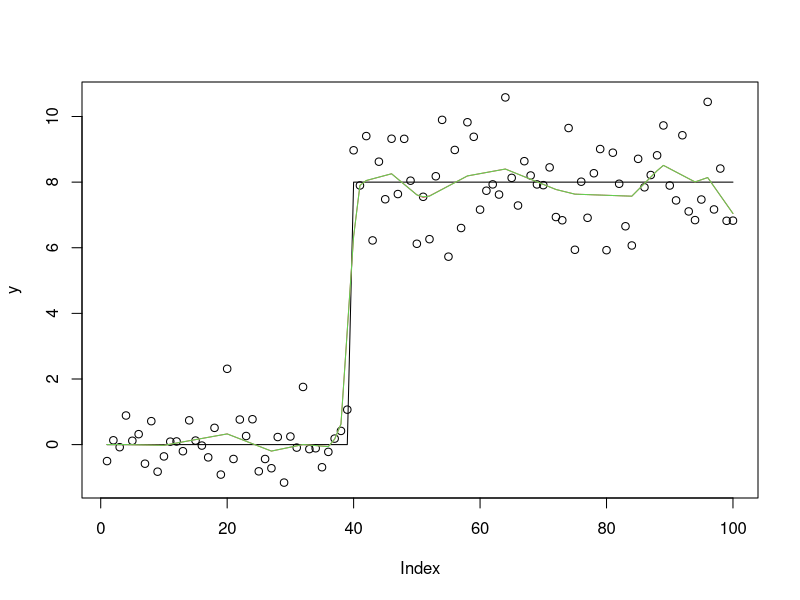
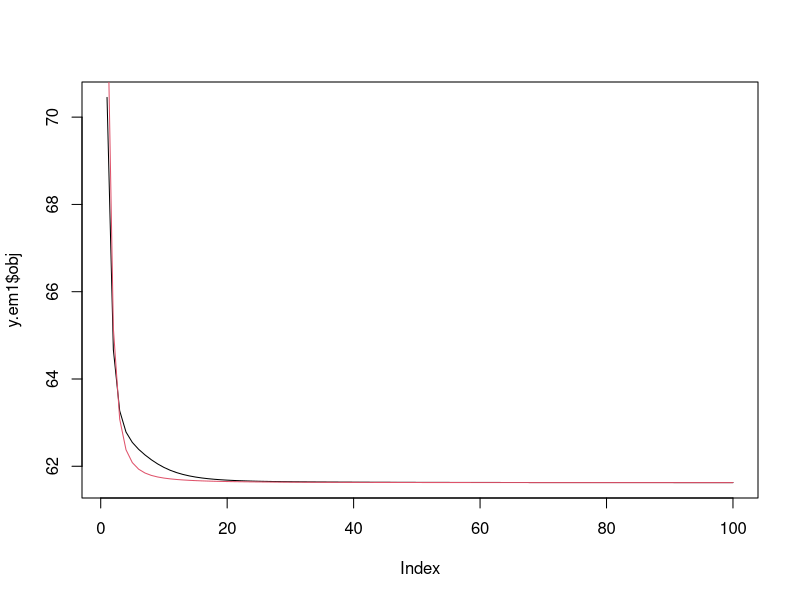
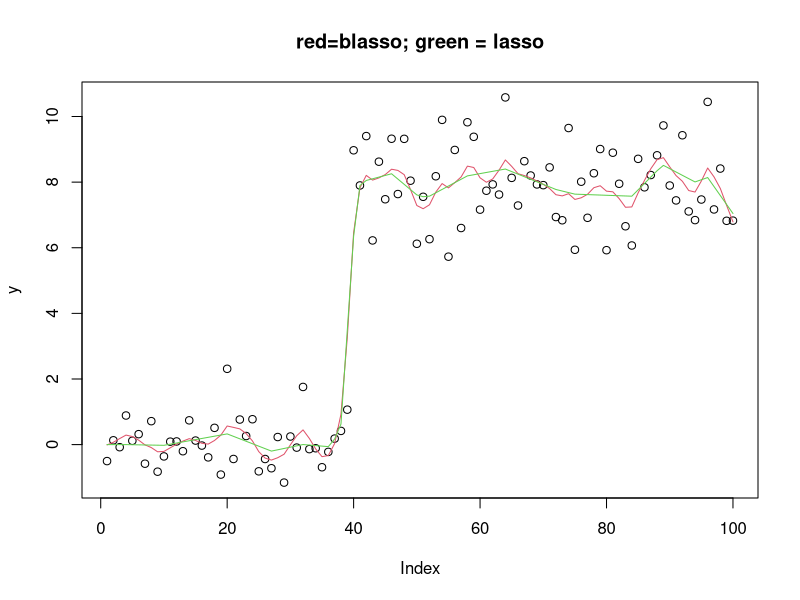
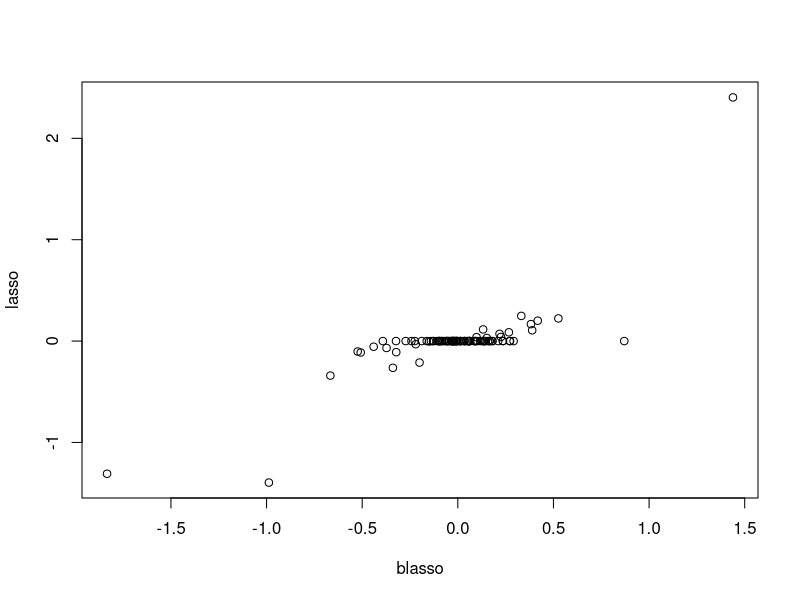
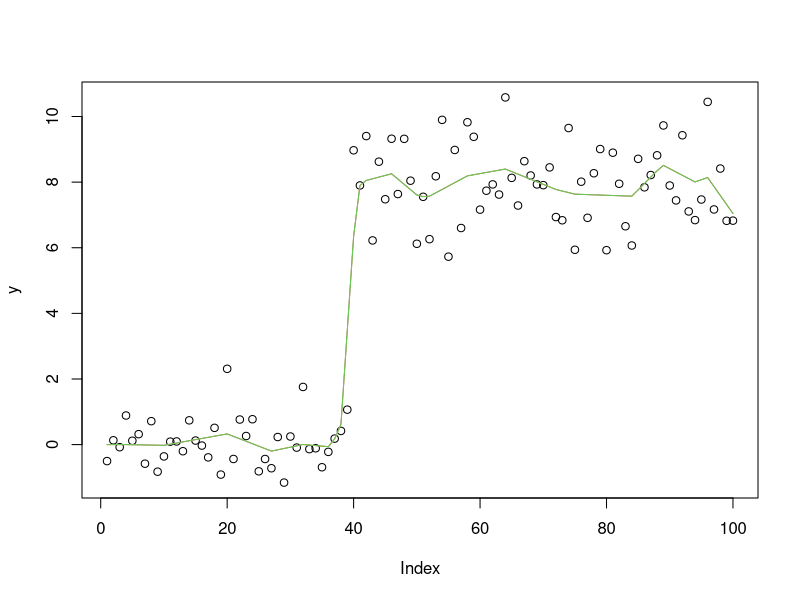
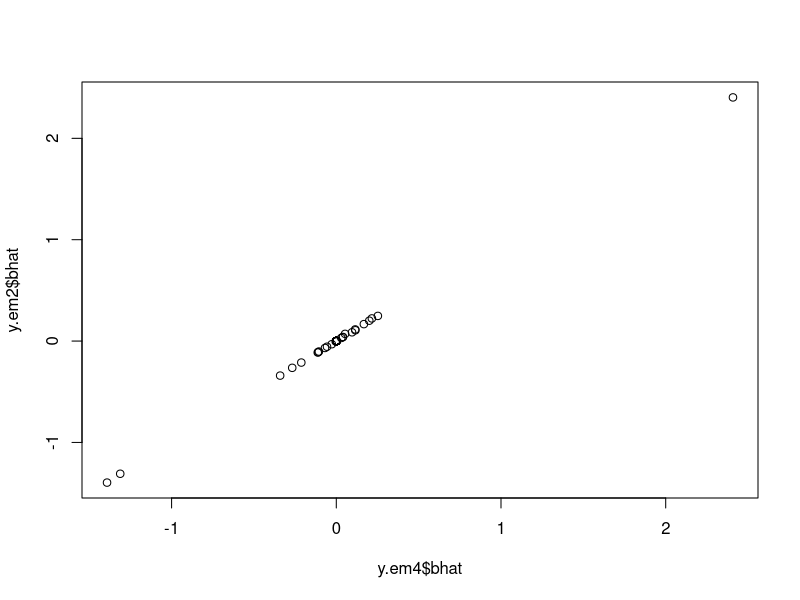
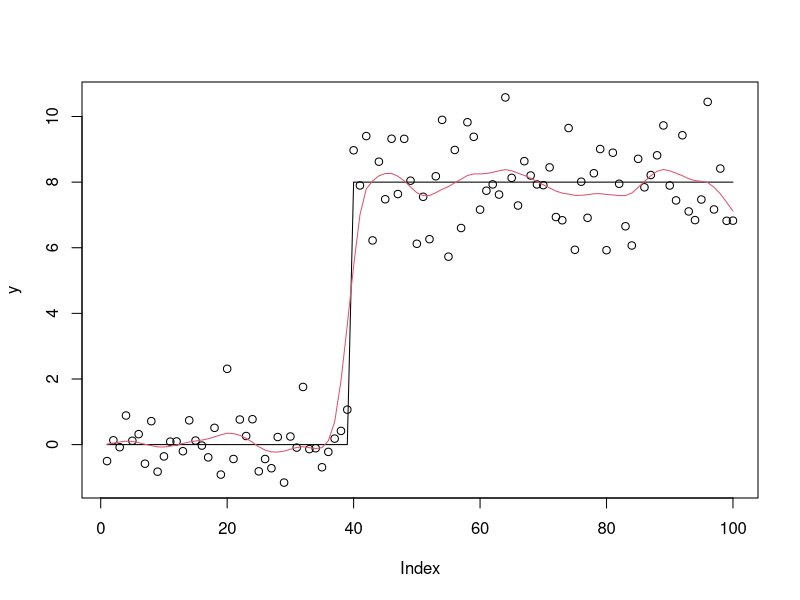
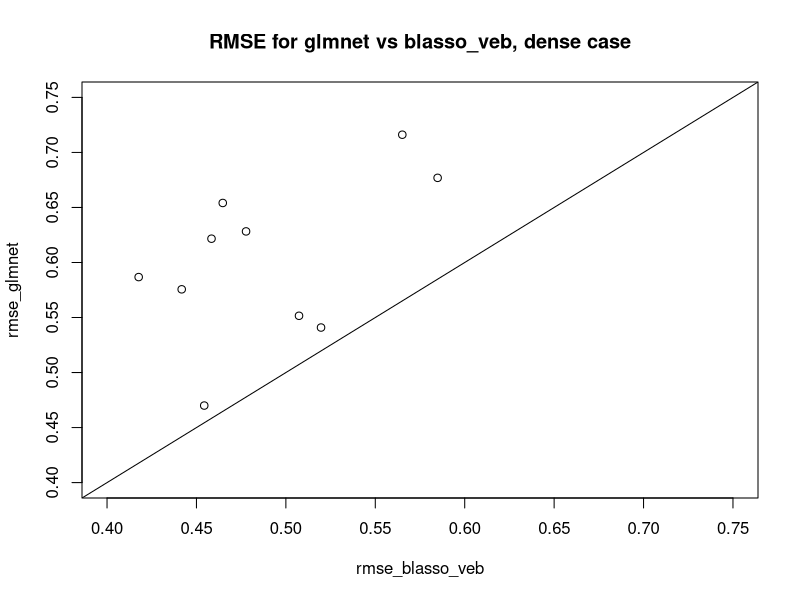

These charts were generated, in order, by the following R code:
## ---- chunk 1
# see objective computation for scaling of eta and residual variance s2
lasso_em = function(y,X,b.init,s2=1,eta=1,niter=100){
  n = nrow(X)
  p = ncol(X)
  b = b.init # initiolize
  XtX = t(X) %*% X
  Xty = t(X) %*% y
  obj = rep(0,niter)
  for(i in 1:niter){
    W =  diag(as.vector((1/abs(b)) * sqrt(2/eta)))
    V = chol2inv(chol(s2*W + XtX))
    b = V %*% Xty
    
    # the computation here was intended to avoid 
    # infinities in the weights by working with Winv
    # could improve this...
    # Winv_sqrt = diag(as.vector(sqrt(abs(b) * sqrt(eta/2))))
    # V = chol2inv(chol(diag(s2,p) + Winv_sqrt %*% XtX %*% Winv_sqrt))
    # b = Winv_sqrt %*% V %*% Winv_sqrt %*% Xty
    
    r =  (y - X %*% b)
    obj[i] = (1/(2*s2)) * (sum(r^2)) + sqrt(2/eta)*(sum(abs(b)))
  }
  return(list(bhat=b, obj=obj))
}
## ---- chunk 2
set.seed(100)
sd = 1
n = 100
p = n
X = matrix(0,nrow=n,ncol=n)
for(i in 1:n){
  X[i:n,i] = 1:(n-i+1)
}
#X = X %*% diag(1/sqrt(colSums(X^2)))

btrue = rep(0,n)
btrue[40] = 8
btrue[41] = -8
y = X %*% btrue + sd*rnorm(n)

plot(y)
lines(X %*% btrue)

y.em1 = lasso_em(y,X,b.init = rnorm(100),1,1,100)
lines(X %*% y.em1$bhat,col=2)

y.em2 = lasso_em(y,X,b.init = rnorm(100),1,1,100)
lines(X %*% y.em2$bhat,col=3)


## ---- chunk 3
plot(y.em1$obj,type="l")
lines(y.em2$obj,col=2)
## ---- chunk 4
# see objective computation for scaling of eta and residual variance s2
# if compute_mode=TRUE we have the regular LASSO
blasso_em = function(y,X,b.init,s2=1,eta=1,niter=100,compute_mode=FALSE){
  n = nrow(X)
  p = ncol(X)
  b = b.init # initiolize
  XtX = t(X) %*% X
  Xty = t(X) %*% y
  obj = rep(0,niter)
  EB = rep(1,p)
  varB = rep(1,p)
  
  for(i in 1:niter){
    W = as.vector(1/sqrt(varB + EB^2) * sqrt(2/eta))
     
    V = chol2inv(chol(XtX+ diag(s2*W))) 
    Sigma1 = s2*V  # posterior variance of b
    varB = diag(Sigma1)  
    if(compute_mode){
      varB = rep(0,p)
    }
    mu1 = as.vector(V %*% Xty) # posterior mean of b
    EB = mu1
  }
  return(list(bhat=EB))
}
## ---- chunk 5
y.em3 = blasso_em(y,X,b.init = rnorm(100),1,1,100)
plot(y,main="red=blasso; green = lasso")
lines(X %*% y.em3$bhat,col=2)
lines(X %*% y.em2$bhat,col=3)
plot(y.em3$bhat,y.em2$bhat, xlab="blasso",ylab="lasso")
## ---- chunk 6
y.em4 = blasso_em(y,X,b.init = rnorm(100),1,1,100,compute_mode=TRUE)
plot(y)
lines(X %*% y.em4$bhat,col=2)
lines(X %*% y.em2$bhat,col=3)
plot(y.em4$bhat,y.em2$bhat)
## ---- chunk 7
calc_s2hat = function(y,X,XtX,EB,EB2){
  n = length(y)
  Xb = X %*% EB
  s2hat = as.numeric((1/n)* (t(y) %*% y - 2*sum(y*Xb) + sum(XtX * EB2)))
}

# see objective computation for scaling of eta and residual variance s2
# if compute_mode=TRUE we have the regular LASSO
blasso_veb = function(y,X,b.init,s2=1,eta=1,niter=100){
  n = nrow(X)
  p = ncol(X)
  b = b.init # initiolize
  XtX = t(X) %*% X
  Xty = t(X) %*% y
  obj = rep(0,niter)
  EB = rep(1,p)
  EB2 = diag(p)
  
  for(i in 1:niter){
    W = as.vector(1/sqrt(diag(EB2) + EB^2) * sqrt(2/eta))
     
    V = chol2inv(chol(XtX+ diag(s2*W))) 
    Sigma1 = s2*V  # posterior variance of b
    varB = diag(Sigma1)
   
    mu1 = as.vector(V %*% Xty) # posterior mean of b
    EB = mu1
    EB2 = Sigma1 + outer(mu1,mu1)
    
    eta = mean(sqrt(diag(EB2))*sqrt(eta/2) + eta/2)
    s2 = calc_s2hat(y,X,XtX,EB,EB2)
  }
  return(list(bhat=EB,eta=eta,s2 = s2))
}
## ---- chunk 8
set.seed(100)
sd = 1
n = 100
p = n
X = matrix(0,nrow=n,ncol=n)
for(i in 1:n){
  X[i:n,i] = 1:(n-i+1)
}
#X = X %*% diag(1/sqrt(colSums(X^2)))

btrue = rep(0,n)
btrue[40] = 8
btrue[41] = -8
y = X %*% btrue + sd*rnorm(n)

plot(y)
lines(X %*% btrue)

y.veb = blasso_veb(y,X,b.init = rnorm(100),1,1,100)
lines(X %*% y.veb$bhat,col=2)
## ---- chunk 9
  library(glmnet)
  set.seed(123)
  n <- 50
  p <- 100
  p_causal <- 50 # number of causal variables (simulated effects N(0,1))
  pve <- 0.95
  nrep = 10
  rmse_blasso_veb = rep(0,nrep)
  rmse_glmnet = rep(0,nrep)
  
  for(i in 1:nrep){
    sim=list()
    sim$X =  matrix(rnorm(n*p),nrow=n)
  
    B <- rep(0,p)
    causal_variables <- sample(x=(1:p), size=p_causal)
    B[causal_variables] <- rnorm(n=p_causal, mean=0, sd=1)

    sim$B = B
    sim$Y = sim$X %*% sim$B
    E = rnorm(n,sd = sqrt((1-pve)/(pve))*sd(sim$Y))
    sim$Y = sim$Y + E
  
    fit_blasso_veb <- blasso_veb(sim$Y,sim$X,b.init=rep(0,p))

    fit_glmnet <- cv.glmnet(x=sim$X, y=sim$Y, family="gaussian", alpha=1, standardize=FALSE)
  
   
    rmse_blasso_veb[i] = sqrt(mean((sim$B-fit_blasso_veb$bhat)^2))
    rmse_glmnet[i] = sqrt(mean((sim$B-coef(fit_glmnet)[-1])^2))
    
  }
  
  plot(rmse_blasso_veb,rmse_glmnet, xlim=c(0.4,0.75),ylim=c(0.4,0.75), main="RMSE for glmnet vs blasso_veb, dense case")
  abline(a=0,b=1)
## ---- chunk 10
  set.seed(123)
  n <- 50
  p <- 100
  p_causal <- 5 # number of causal variables (simulated effects N(0,1))
  pve <- 0.95
  nrep = 10
  rmse_blasso_veb = rep(0,nrep)
  rmse_glmnet = rep(0,nrep)
  
  for(i in 1:nrep){
    sim=list()
    sim$X =  matrix(rnorm(n*p),nrow=n)
  
    B <- rep(0,p)
    causal_variables <- sample(x=(1:p), size=p_causal)
    B[causal_variables] <- rnorm(n=p_causal, mean=0, sd=1)

    sim$B = B
    sim$Y = sim$X %*% sim$B
    E = rnorm(n,sd = sqrt((1-pve)/(pve))*sd(sim$Y))
    sim$Y = sim$Y + E
  
    fit_blasso_veb <- blasso_veb(sim$Y,sim$X,b.init=rep(0,p))

    fit_glmnet <- cv.glmnet(x=sim$X, y=sim$Y, family="gaussian", alpha=1, standardize=FALSE)
  
   
    rmse_blasso_veb[i] = sqrt(mean((sim$B-fit_blasso_veb$bhat)^2))
    rmse_glmnet[i] = sqrt(mean((sim$B-coef(fit_glmnet)[-1])^2))
    
  }
  
  plot(rmse_blasso_veb,rmse_glmnet,  main="RMSE for glmnet vs blasso_veb, sparse case", xlim=c(0,.1),ylim=c(0,.1))
  abline(a=0,b=1)
